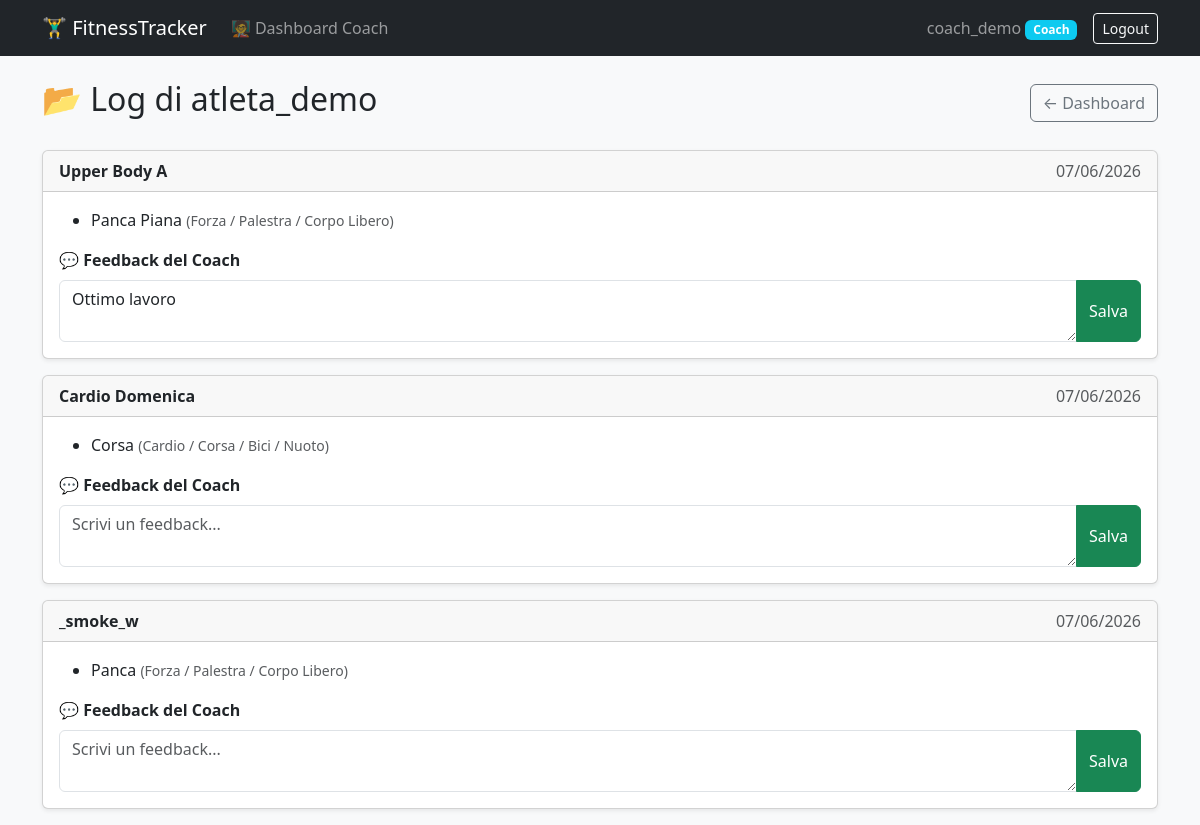
The app's page /coach/atleta/7/ (signed in) with its own data.
### accounts/models.py (models this page shows, shortened)
class CustomUser(AbstractUser):
    is_coach = models.BooleanField(default=False)
    coach = models.ForeignKey(
        'self',
        on_delete=models.SET_NULL,
        null=True,
        blank=True,
        related_name='athletes'
    )
    age = models.PositiveIntegerField(null=True, blank=True)
    weight = models.FloatField(verbose_name="Peso Corporeo (kg)", null=True, blank=True)
    body_fat = models.FloatField(verbose_name="Massa Grassa (%)", null=True, blank=True)

### workouts/models.py (models this page shows, shortened)
class WorkoutLog(models.Model):
    user = models.ForeignKey(
        settings.AUTH_USER_MODEL,
        on_delete=models.CASCADE,
        related_name='workouts'
    )
    date = models.DateField(auto_now_add=True)
    title = models.CharField(max_length=100)
    coach_feedback = models.TextField(blank=True, null=True)

class ExerciseSession(models.Model):
    ACTIVITY_CHOICES = [
        ('FORZA', 'Forza / Palestra / Corpo Libero'),
        ('CARDIO', 'Cardio / Corsa / Bici / Nuoto'),
    ]
    MUSCLE_MAP = {
        'panca': 'Petto',
        'croci': 'Petto',
        'spinte': 'Petto',
        'dip': 'Petto',
        'piegamenti': 'Petto',
        'push up': 'Petto',
        'chest': 'Petto',
        'trazioni': 'Schiena',
        'pull up': 'Schiena',
        'lat machine': 'Schiena',
        'rematore': 'Schiena',
        'pulley': 'Schiena',
        'military': 'Spalle',
        'lento': 'Spalle',
        'shoulder press': 'Spalle',
        'alzate': 'Spalle',
        'spalle': 'Spalle',
        'curl': 'Bicipiti',
        'pushdown': 'Tricipiti',
        'french press': 'Tricipiti',
        'squat': 'Gambe',
        'leg extension': 'Gambe',
        'affondi': 'Gambe',
        'pressa': 'Gambe',
        'leg press': 'Gambe',
        'stacco': 'Gambe',
        'deadlift': 'Gambe',
        'leg curl': 'Gambe',
        'polpacci': 'Gambe',
        'calf': 'Gambe',
        'crunch': 'Addome',
        'plank': 'Addome',
    }
    workout_log = models.ForeignKey(
        WorkoutLog,
        on_delete=models.CASCADE,
        related_name='exercises'
    )
    name = models.CharField(max_length=100)  # Es. "Panca Piana" o "Corsa"
    activity_type = models.CharField(max_length=10, choices=ACTIVITY_CHOICES, default='FORZA')

### workouts/views.py (the view, shortened to what this page needs)
# urls.py: path('coach/atleta/<int:athlete_id>/', CoachAthleteDetailView.as_view(), name='coach_athlete_detail'),
class CoachAthleteDetailView(LoginRequiredMixin, DetailView):
    model = CustomUser
    template_name = 'workouts/coach_athlete_detail.html'
    context_object_name = 'athlete'
    pk_url_kwarg = 'athlete_id'
    def dispatch(self, request, *args, **kwargs):
        if request.user.is_authenticated and not request.user.is_coach:
            raise PermissionDenied("Area riservata ai Coach.")
        return super().dispatch(request, *args, **kwargs)
    def get_queryset(self):
        return self.request.user.athletes.all()
    def get_context_data(self, **kwargs):
        context = super().get_context_data(**kwargs)
        context['workouts'] = WorkoutLog.objects.filter(user=self.object).order_by('-date')
        return context

### templates/workouts/coach_athlete_detail.html (shortened to what this page needs)
{% extends 'base.html' %}
{% block content %}
<div class="d-flex justify-content-between align-items-center mb-4">
    <h2>📂 Log di {{ athlete.username }}</h2>
    <a href="{% url 'workout_list' %}" class="btn btn-outline-secondary">← Dashboard</a>
</div>
{% if workouts %}
    {% for workout in workouts %}
    <div class="card shadow-sm mb-3">
        <div class="card-header d-flex justify-content-between">
            <span class="fw-bold">{{ workout.title }}</span>
            <span class="text-muted">{{ workout.date|date:"d/m/Y" }}</span>
        </div>
        <div class="card-body">
            <ul class="mb-3">
                {% for exercise in workout.exercises.all %}
                <li>{{ exercise.name }} <small class="text-muted">({{ exercise.get_activity_type_display }})</small></li>
                {% empty %}
                <li class="text-muted">Nessun esercizio registrato.</li>
                {% endfor %}
            </ul>
            <form method="post" action="{% url 'coach_athlete_detail' athlete.id %}">
                <label class="form-label fw-bold">💬 Feedback del Coach</label>
                <div class="input-group">
                    <textarea name="coach_feedback" class="form-control" rows="2"
                              placeholder="Scrivi un feedback...">{{ workout.coach_feedback|default_if_none:"" }}</textarea>
                    <button type="submit" class="btn btn-success">Salva</button>
                </div>
            </form>
        </div>
    </div>
    {% endfor %}
{% else %}
    <p class="text-muted">Questo atleta non ha ancora registrato allenamenti.</p>
{% endif %}
{% endblock %}

### templates/base.html (shortened to what this page needs)
<!DOCTYPE html>
<html lang="it">
<head>
    <link href="https://cdn.jsdelivr.net/npm/bootstrap@5.3.2/dist/css/bootstrap.min.css" rel="stylesheet">
</head>
<body class="bg-light">
    <nav class="navbar navbar-expand-lg navbar-dark bg-dark mb-4">
        <div class="container">
            <a class="navbar-brand" href="{% url 'home' %}">🏋️‍♂️ FitnessTracker</a>
            <div class="collapse navbar-collapse" id="mainNav">
                {% if user.is_authenticated %}
                <ul class="navbar-nav me-auto">
                    {% if user.is_coach %}
                        <li class="nav-item"><a class="nav-link" href="{% url 'workout_list' %}">🧑‍🏫 Dashboard Coach</a></li>
                    {% else %}
                        <li class="nav-item"><a class="nav-link" href="{% url 'workout_list' %}">📋 Allenamenti</a></li>
                        <li class="nav-item"><a class="nav-link" href="{% url 'goal_list' %}">🎯 Obiettivi</a></li>
                    {% endif %}
                </ul>
                <ul class="navbar-nav ms-auto align-items-lg-center">
                    <li class="nav-item">
                        <span class="navbar-text me-3">
                            {{ user.username }}
                            <span class="badge bg-{% if user.is_coach %}info{% else %}secondary{% endif %}">
                                {% if user.is_coach %}Coach{% else %}Atleta{% endif %}
                            </span>
                        </span>
                    </li>
                    <li class="nav-item">
                        <form method="post" action="{% url 'logout' %}" class="d-inline">
                            <button type="submit" class="btn btn-sm btn-outline-light">Logout</button>
                        </form>
                    </li>
                </ul>
                {% endif %}
            </div>
        </div>
    </nav>
    <div class="container">
        {% block content %}
        {% endblock %}
    </div>
</body>
</html>

### records on screen
CustomUser: username "coach_demo"
CustomUser: username "atleta_demo"
WorkoutLog: title "Upper Body A", date "07/06/2026", coach_feedback "Ottimo lavoro"
ExerciseSession: name "Panca Piana", activity_type "Forza / Palestra / Corpo Libero"
WorkoutLog: title "Cardio Domenica", date "07/06/2026"
ExerciseSession: name "Corsa", activity_type "Cardio / Corsa / Bici / Nuoto"
WorkoutLog: title "_smoke_w", date "07/06/2026"
ExerciseSession: name "Panca", activity_type "Forza / Palestra / Corpo Libero"
